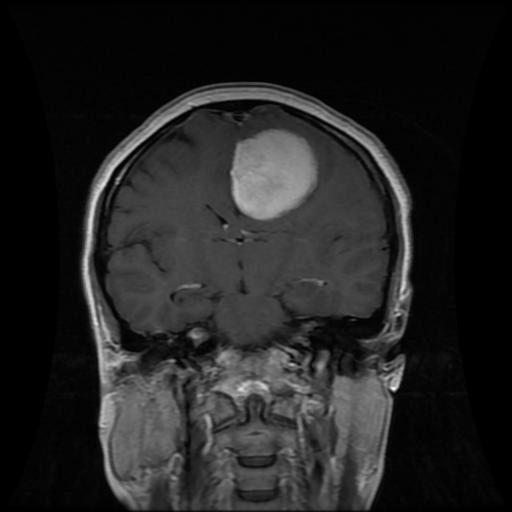
#> input picture EXAMPLES/E3/trial.jpg, 512 x 512 px, given in place of 19.jpg, which was not available
$ jupyter execute --allow-errors code.ipynb   (text cells are left out)
#> lines starting #> are read from the running program, lines starting #| are printed output that depends on the picture; after the words box and inside, x2 and y2 are one past the last pixel; in counts of white or black regions, pixels touching at a corner belong together; long printed decimals are rounded; pictures that were not available may be replaced by others from this repository, and a replacement may not be noted
[cell 1]
import numpy as np
import matplotlib
import matplotlib.pyplot as plt
from PIL import Image
from skimage import data
from skimage.filters import threshold_multiotsu
from scipy.sparse import diags, eye
from scipy.sparse.linalg import spsolve

matplotlib.rcParams['font.size'] = 9

[cell 2]
# Setting up the variables
lam = 0.3
alpha = 1
epsilon = 0.0001

# Loading the image
image_path = "./brain-tumor-master/data_cleaned/train/19.jpg"
image = Image.open(image_path)
#> image is the input picture: PIL image 512x512 RGB; min 0, max 255, mean 34.9

[cell 3]
#Convert the image to grayscale and change it to a square shape
grayscale_image = image.convert("L")
grayscale_array = np.array(grayscale_image)
n = grayscale_array.shape[0]
#> n = 512
m = grayscale_array.shape[1]
#> m = 512
min_dim = min(n, m)
#> min_dim = 512

if n == min_dim:
    grayscale_array = np.pad(grayscale_array, ((m-n, 0), (0, 0)), 'constant')
else:
    grayscale_array = np.pad(grayscale_array, ((0, 0), (0, n-m)), 'constant')

dim = grayscale_array.shape[0]
#> dim = 512
Image.fromarray(grayscale_array).save("grayscale.png")

[cell 4]
# Flattening the image and getting the Log Luminance
g = grayscale_array.reshape(-1)
L_log = np.log(grayscale_array.astype(np.float64) + epsilon)
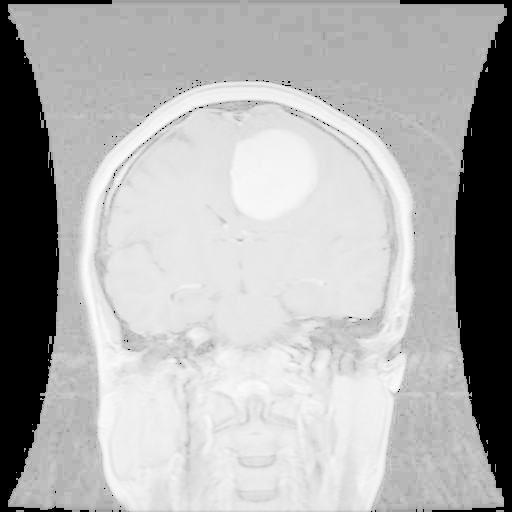
#> L_log: shape (512, 512) float64; min -9.21, max 5.54, mean 0.908; drawn with min black and max white

[cell 5]
# Creating Dx and Dy (Discrete Differentiation Operators)
n = g.shape[0]
#> n = 262144
Dx = diags([-1, 1], [0, 1], shape=(n,n))
Dy = diags([-1, 1], [0, -1], shape=(n,n))

[cell 6]
# Setting up a_x and a_y
x = np.zeros((dim, dim))
y = np.zeros((dim, dim))

for i in range(dim):
    for j in range(dim):
        if j != dim - 1:
            x[i, j] = np.abs(L_log[i, j+1] - L_log[i, j])
            x[i, j] = np.power(x[i, j], alpha)
            x[i, j] = 1/(x[i, j] + epsilon)
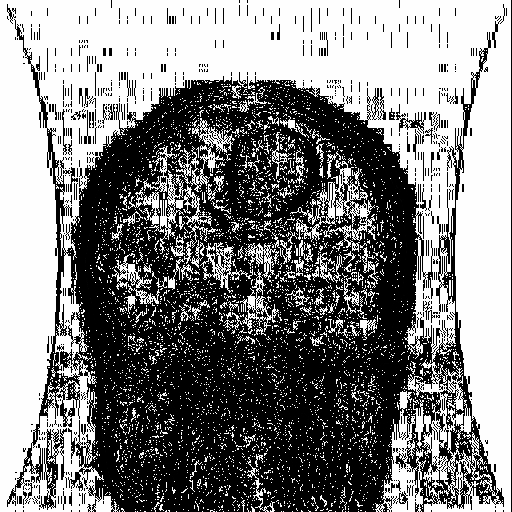
#> x: shape (512, 512) float64; min 0, max 10000, mean 5078.1; drawn with min black and max white

for j in range(dim):
    for i in range(dim):
        if i != dim - 1:
            y[i, j] = np.abs(L_log[i+1, j] - L_log[i, j])
            y[i, j] = np.power(y[i, j], alpha)
            y[i, j] = 1/(y[i, j] + epsilon)
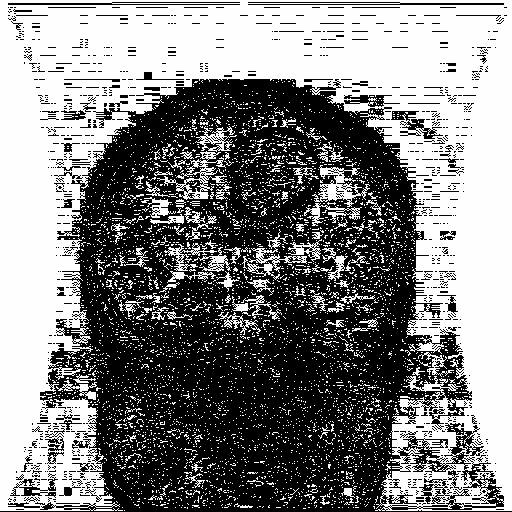
#> y: shape (512, 512) float64; min 0, max 10000, mean 5124.5; drawn with min black and max white


a_gx = diags(x.reshape(-1))
a_gy = diags(y.reshape(-1))

[cell 7]
# Getting the smoothened image and the residual detail layer
L = Dx.transpose() @ a_gx @ Dx + Dy.transpose() @ a_gx @ Dy
sm_img = spsolve(eye(n) + lam * L, g)
sm_img = sm_img.reshape(grayscale_array.shape)

sm_img = np.clip(sm_img, 0, 255)
sm_img = sm_img.astype(np.uint8)

d = np.abs(sm_img - grayscale_array)
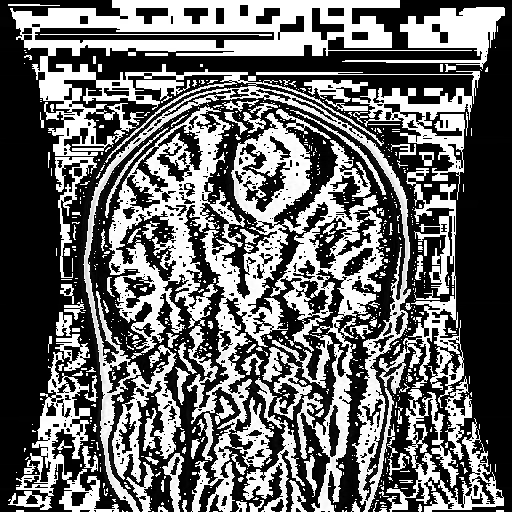
#> d: shape (512, 512); min 0, max 255, mean 103.6
d = np.clip(d, 0, 255)
d = d.astype(np.uint8)

[cell 8]
# Saving them
Image.fromarray(sm_img).save("smooth.png")
Image.fromarray(d).save("detail.png")

[cell 9]
# Create a figure with two subplots
plt.figure(figsize=(10, 5))

# Plot the first grayscale image on the left subplot
plt.subplot(1, 2, 1)
plt.imshow(grayscale_array, cmap='gray')
plt.title('Original Image')

# Plot the second grayscale image on the right subplot
plt.subplot(1, 2, 2)
plt.imshow(sm_img, cmap='gray')
plt.title('Smoothened Image')

# Adjust spacing between subplots
plt.tight_layout()

# Display the figure
plt.show()

[cell 10]
# Helper function to get neighbors of a pixel (i,j)
def get_neighbors(i, j, shape):
    neighbors = [(x, y) for x in range(i-2, i+3) for y in range(j-2, j+3) if (0 <= x < shape[0] and 0 <= y < shape[1]) and (x, y) != (i, j)]
    return neighbors

[cell 11]
# Applying Otsu Segmentation on the original image
or_img = grayscale_array

thresholds = threshold_multiotsu(or_img, classes = 5)
#> thresholds = [22, 53, 84, 126]

regions1 = np.digitize(or_img, bins=thresholds)
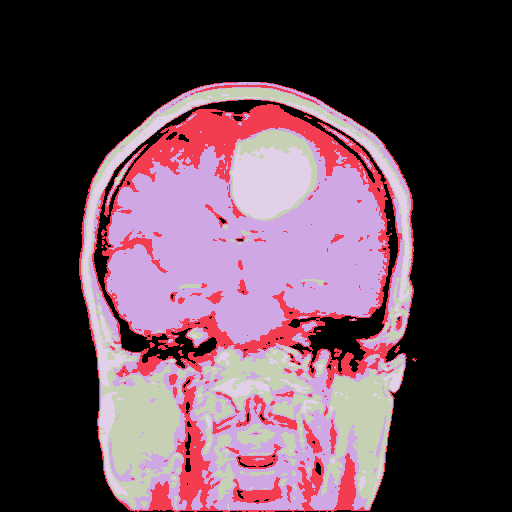
#> regions1: shape (512, 512) int64; 5 distinct labels, from 0 to 4; one colour per label, 0 black

fig, ax = plt.subplots(nrows=1, ncols=2, figsize=(10, 3.5))

ax[0].imshow(or_img, cmap='gray')
ax[0].set_title('Original')
ax[0].axis('off')

ax[1].imshow(regions1, cmap='twilight')
ax[1].set_title('Multi-Otsu result')
ax[1].axis('off')

plt.subplots_adjust()
plt.savefig('or_otsu.png')

[cell 12]
# Applying Otsu on the smooth image
thresholds = threshold_multiotsu(sm_img, classes = 5)
#> thresholds = [21, 52, 81, 118]

regions2 = np.digitize(sm_img, bins=thresholds)
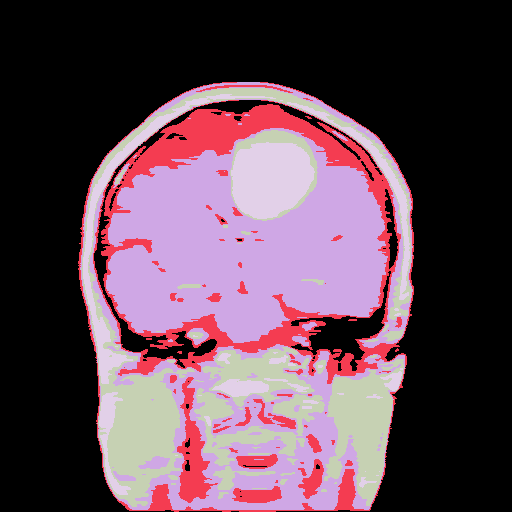
#> regions2: shape (512, 512) int64; 5 distinct labels, from 0 to 4; one colour per label, 0 black

fig2, ax2 = plt.subplots(nrows=1, ncols=2, figsize=(10, 3.5))

ax2[0].imshow(sm_img, cmap='gray')
ax2[0].set_title('Original')
ax2[0].axis('off')

ax2[1].imshow(regions2, cmap='twilight')
ax2[1].set_title('Multi-Otsu result')
ax2[1].axis('off')

plt.subplots_adjust()
plt.savefig('sm_otsu.png')

[cell 13]
# Using KNN to get the final classes
final_regions = regions1.copy()

for i in range(regions2.shape[0]):
    for j in range(regions2.shape[1]):
        if regions2[i][j] != regions1[i][j]:
            C_i = 0
            C_j = 0
            neighbors = get_neighbors(i, j, regions1.shape)
            for n in neighbors:
                if regions1[n[0]][n[1]] == regions2[n[0]][n[1]]:
                    if regions1[n[0]][n[1]] == regions1[i][j]:
                        C_i += 1
                    elif regions1[n[0]][n[1]] == regions2[i][j]:
                        C_j += 1
            if C_i > C_j:
                final_regions[i][j] = regions1[i][j]
            else:
                final_regions[i][j] = regions2[i][j]
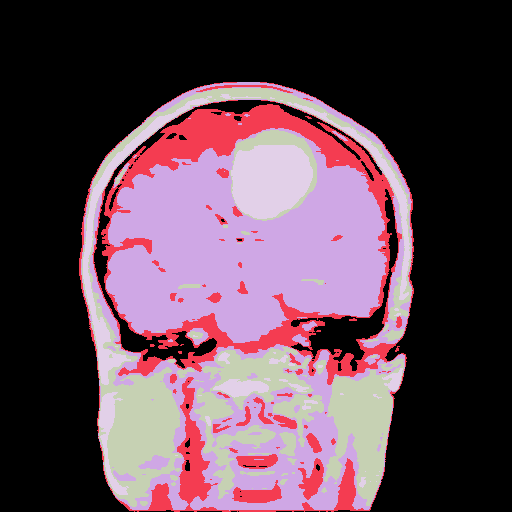
#> final_regions: shape (512, 512) int64; 5 distinct labels, from 0 to 4; one colour per label, 0 black

fig3, ax3 = plt.subplots(nrows=1, ncols=1, figsize=(10, 3.5))

ax3.imshow(final_regions, cmap='twilight')
ax3.set_title('Final result')
ax3.axis('off')

plt.subplots_adjust()
plt.savefig('final_regions.png')
plt.show()

np.save('final_regions.npy', final_regions)

[cell 14]
def region_grow(img_true, init_row, init_col, threshold):
    rows, cols = img_true.shape
    visited = np.zeros((rows, cols))
    queue = []
    classs = img_true[init_row][init_col]
    queue.append((init_row, init_col))
    ans = np.zeros((rows, cols))
    ans[init_row][init_col] = 255
    while len(queue) > 0:
        i, j = queue.pop(0)
        visited[i][j] = 1
        neighbours = get_neighbors(i, j, img_true.shape)
        for neighbour in neighbours:
            if abs(img_true[neighbour[0]][neighbour[1]] - img_true[init_row][init_col]) <= threshold and visited[neighbour[0]][neighbour[1]] == 0:
                queue.append(neighbour)
                ans[neighbour[0]][neighbour[1]] = 255
                visited[neighbour[0]][neighbour[1]] = 1
    return ans

[cell 15]
# Region Growing based on manual entry
x = int(input("Enter the row: "))
#> the answer given: 3
y = int(input("Enter the column: "))
#> the answer given: 3

seed_x = x
seed_y = y

img = region_grow(final_regions, y, x, 0)
#> in region_grow, `classs = img_true[init_row][init_col]`: classs = 0
#> after the loop in region_grow, `while len(queue) > 0:`:
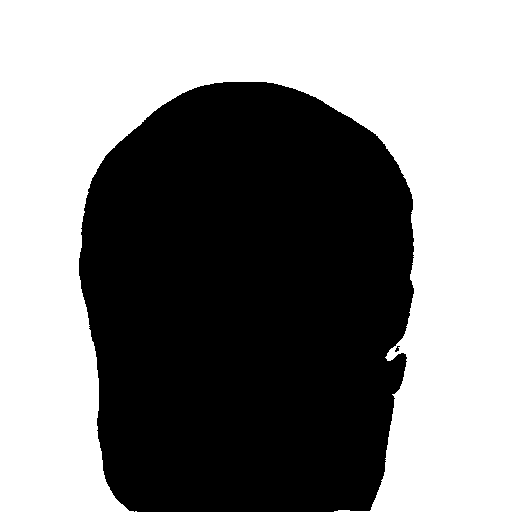
#> ans: shape (512, 512) float64; 52.9% white; 2 black regions (1 under 20 px), largest, box (x1, y1, x2, y2) and area: (79, 82, 414, 512) 123489
new = region_grow(img, 0, 0, 0)
new = 255 - new
img_pred = new

fig4, ax4 = plt.subplots(nrows=1, ncols=2, figsize=(10, 3.5))

ax4[0].imshow(img, cmap='gray')
ax4[0].set_title('Original')
ax4[0].axis('off')

ax4[1].imshow(new, cmap='gray')
ax4[1].set_title('Bidirectional result')
ax4[1].axis('off')

plt.subplots_adjust()
plt.savefig('region_growing.png')
plt.show()

[cell 16]
# Outlining the original image
outline_indices = []

for i in range(new.shape[0]):
    for j in range(new.shape[1]):
        if new[i][j] != 0:
            neighbors = get_neighbors(i, j, new.shape)
            for n in neighbors:
                if new[n[0]][n[1]] == 0:
                    outline_indices.append((i, j))
                    break

colored_image = np.stack((or_img,) * 3, axis=-1)

for i, j in outline_indices:
    colored_image[i, j, 0] = 255
    colored_image[i, j, 1] = 0
    colored_image[i, j, 2] = 0
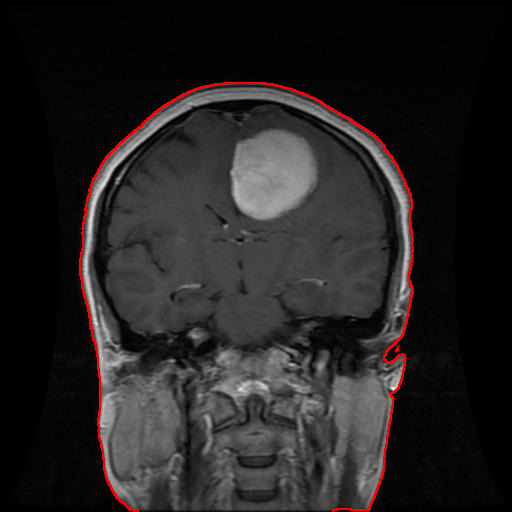
#> colored_image: shape (512, 512, 3); 1.09% of pixels changed, all inside (x1, y1, x2, y2) = (79, 82, 414, 512); drawn as R, G, B

plt.imshow(colored_image)
plt.axis('off')
plt.show()
plt.savefig('outline.png')

[cell 17]
import os
file_size = os.path.getsize(image_path)
s = "19.jpg"  + str(file_size)

[cell 18]
import json
from shapely.geometry import LineString
from shapely.geometry import Point
from shapely.geometry import Polygon

# Open the JSON file
#> (the rest of this cell did not finish here and is left out)

[cell 19]
def error_matric(img_true, img_pred):
    tpr = np.sum(np.logical_and(img_true == 255, img_pred == 255)) / np.sum(img_true == 255)
    fpr = np.sum(np.logical_and(img_true == 0, img_pred == 255)) / np.sum(img_true == 0)
    Q = 1 - np.sqrt(((1 - tpr)**2 + fpr**2)/2)
    return tpr, fpr, Q

[cell 20]
import matplotlib.path as mplPath
img_true = np.zeros(or_img.shape)

rows, cols = img_true.shape
#> rows = 512; cols = 512
visited = np.zeros((rows, cols))
queue = []
queue.append((seed_x, seed_y))
ans = np.zeros((rows, cols))
ans[seed_x][seed_y] = 255
#> (the rest of this cell did not finish here and is left out)

[cell 21]
tpr, fpr, Q = error_matric(img_true, img_pred)
#> in error_matric, `tpr = np.sum(np.logical_and(img_true == 255, img_pred == 255)) / np.su..`: tpr = nan
#> in error_matric, `fpr = np.sum(np.logical_and(img_true == 0, img_pred == 255)) / np.sum(..`: fpr = 0.471
#> in error_matric, `Q = 1 - np.sqrt(((1 - tpr)**2 + fpr**2)/2)`: Q = nan
#> tpr = nan; fpr = 0.471; Q = nan
#> img_true: shape (512, 512) float64; every value is 0
print("True Positive Rate: ", tpr)
#| True Positive Rate:  nan
print("False Positive Rate: ", fpr)
#| False Positive Rate:  0.4711
print("Quality: ", Q)
#| Quality:  nan
